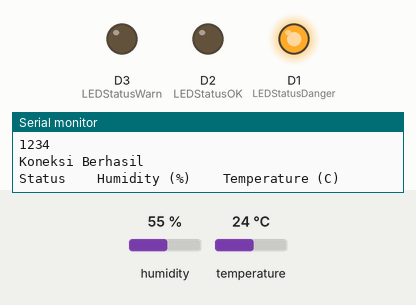
Bench run of a sketch on a simulated ESP8266 (NodeMCU). Parts: output pins drawn as LEDs (lit = HIGH), the last lines printed to the serial monitor. Inputs (shaded band) come from the test bench; at power-on: humidity 55 %, temperature 24 °C. WiFi joins after 1.5 s; servers stay silent unless stated; uploads are accepted with an empty reply.

Above: at 0.1 s.
At 0.8 s:
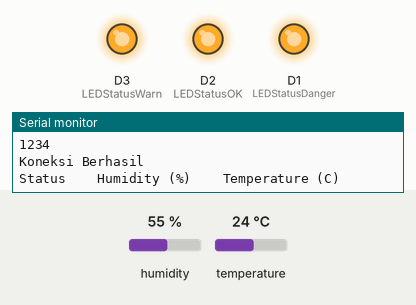
At 1.2 s:
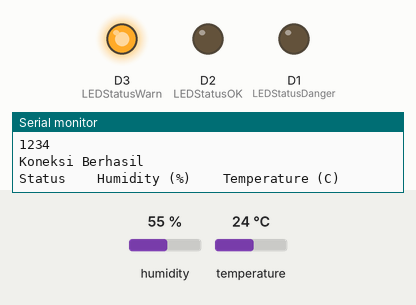
At 2.3 s:
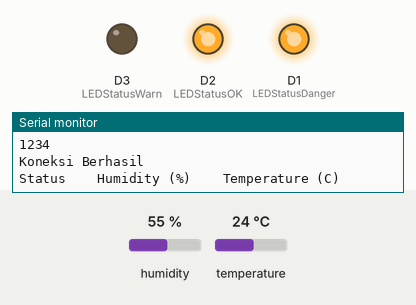
At 5.1 s:
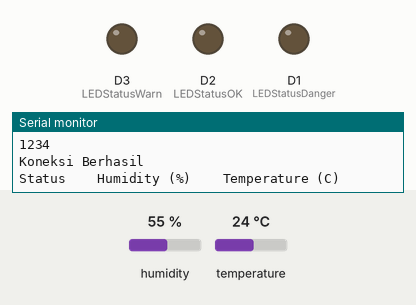
At 5.7 s:
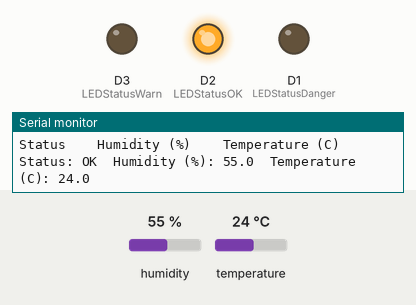
Timing chart, 0 to 7.2 s (numbered marks = the images above):
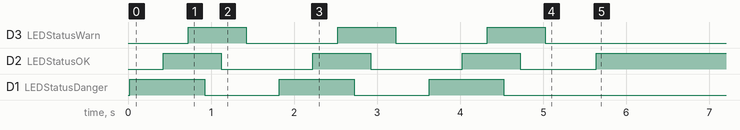

Measured:
- by itself, D2 (LEDStatusOK): goes LOW 1.1 s, HIGH 0.70 s, LOW 1.1 s, HIGH 0.70 s, LOW 0.91 s, then HIGH

The sketch:

CodeSensorDHT11.ino
```cpp
#include <DHTesp.h>
#include <WiFiClient.h>
#include <ESP8266WiFi.h> //Library untuk wifi pada nodemcu

//#include <HTTPClient.h> //Transmisi data menggunakan HTTP sbegai client
#include <ESP8266HTTPClient.h>

const char *ssid = "1234"; //Koneksikan ke ssid
const char *pass = ""; //ketikkan passwd
WiFiClient client; //Wifi module dalam mdode Client

DHTesp dht; //Library setup untuk Sensor DHT11

#define LEDStatusDanger D1 //LED status Kelembapan Tinggi
#define LEDStatusOK D2 //LED Status Kelembapan Rendah
#define LEDStatusWarn D3 //LED unutk kondisi alat

void setup()
{

  Serial.begin(9600);
  delayMicroseconds(100);

  //Koneksi kedalam gateway
  WiFi.hostname("nodemcu-ricosl"); //hotname pada nodemcu
  Serial.println("Menyambungkan Ke "); //mencoba terhubung ke dalam gateway
  Serial.println(ssid);

  WiFi.begin(ssid, pass);
  while (WiFi.status() == WL_CONNECT_FAILED){
    delay(200);
    Serial.print(">>");
  }
  Serial.println();
  Serial.println("Koneksi Berhasil");
  //------------------------------------------------------------//

  //Setup sensor DHT11 untuk NodeMCU terhadap Serial Monitor
  Serial.println();
  Serial.println("Status\t\tHumidity (%)\t\tTemperature (C)\t");

  dht.setup(16, DHTesp::DHT11); //Kendali data unutk sensor DHT11 berada di Pin D0 atau GPIO 16

  pinMode(LEDStatusDanger, OUTPUT); //LED status Kelembapan Tinggi
  pinMode(LEDStatusOK, OUTPUT); //LED status Kelembapan Rendah
  pinMode(LEDStatusWarn, OUTPUT); //Status Alat

  digitalWrite(LEDStatusDanger, HIGH);
  delay(400);
  digitalWrite(LEDStatusOK, HIGH);
  delay(300);
  digitalWrite(LEDStatusWarn, HIGH);
  delay(200);
  digitalWrite(LEDStatusDanger, LOW);
  delay(200);
  digitalWrite(LEDStatusOK, LOW);
  delay(300);
  digitalWrite(LEDStatusWarn, LOW);
  delay(400);

  digitalWrite(LEDStatusDanger, HIGH);
  delay(400);
  digitalWrite(LEDStatusOK, HIGH);
  delay(300);
  digitalWrite(LEDStatusWarn, HIGH);
  delay(200);
  digitalWrite(LEDStatusDanger, LOW);
  delay(200);
  digitalWrite(LEDStatusOK, LOW);
  delay(300);
  digitalWrite(LEDStatusWarn, LOW);
  delay(400);

  digitalWrite(LEDStatusDanger, HIGH);
  delay(400);
  digitalWrite(LEDStatusOK, HIGH);
  delay(300);
  digitalWrite(LEDStatusWarn, HIGH);
  delay(200);
  digitalWrite(LEDStatusDanger, LOW);
  delay(200);
  digitalWrite(LEDStatusOK, LOW);
  delay(300);
  digitalWrite(LEDStatusWarn, LOW);
  delay(400);
}
void loop()
{
  //delay(dht.getMinimumSamplingPeriod() + 100);
  //Server Setting
  HTTPClient http;
  String humiditySend, tempSend,postData;

  float humidity = dht.getHumidity();
  float temperature = dht.getTemperature();
  String statusDevice = dht.getStatusString();

  //Parse kedalam String
  humiditySend = String(humidity);
  tempSend= String(temperature);

  postData = "humiditySend=" + humiditySend + "&tempSend=" + tempSend + "&statusDevice=" + statusDevice;

  //Sent Data
  http.begin("http://192.168.43.7/Server/Semester%204/Sensor%20Suhu/InsertDB.php");              //Specify request destination
  http.addHeader("Content-Type", "application/x-www-form-urlencoded");    //Specify content-type header

  int httpCode = http.POST(postData);   //Send the request
  String payload = http.getString();    //Get the response payload

  Serial.print("Status: ");
  Serial.print(statusDevice);
  Serial.print("\t");
  Serial.print("Humidity (%): ");
  Serial.print(humidity, 1);
  Serial.print("\t");
  Serial.print("Temperature (C): ");
  Serial.print(temperature, 1);
  Serial.print("\t");
  Serial.println();

  if ((humidity <= 70.0) && (humidity >= 0.0))
  {
    digitalWrite(LEDStatusDanger, LOW);
    delayMicroseconds(300);
    digitalWrite(LEDStatusOK, HIGH);
    delayMicroseconds(300);
  }
  else if ((humidity >= 70.0) && (humidity <= 100.0))
  {
    digitalWrite(LEDStatusDanger, HIGH);
    delayMicroseconds(300);
    digitalWrite(LEDStatusOK, LOW);
    delayMicroseconds(300);
  }
  else if (statusDevice == "TIMEOUT")
  {
    digitalWrite(LEDStatusDanger, LOW);
    digitalWrite(LEDStatusOK, LOW);

    digitalWrite(LEDStatusWarn, HIGH);
    delay(1200);
    digitalWrite(LEDStatusWarn, LOW);
  }
  delay(2000);
}
```
